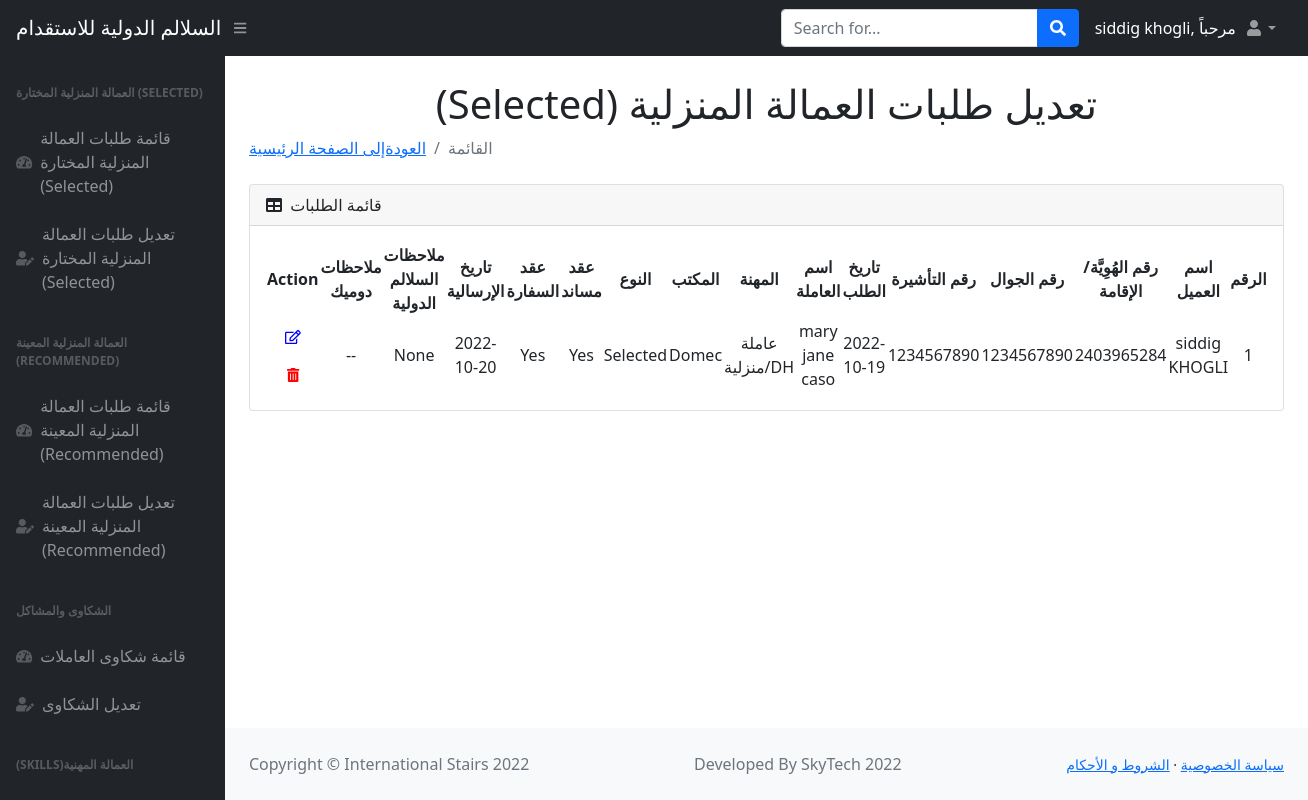
The page /list (signed in) on the database as committed earlier.
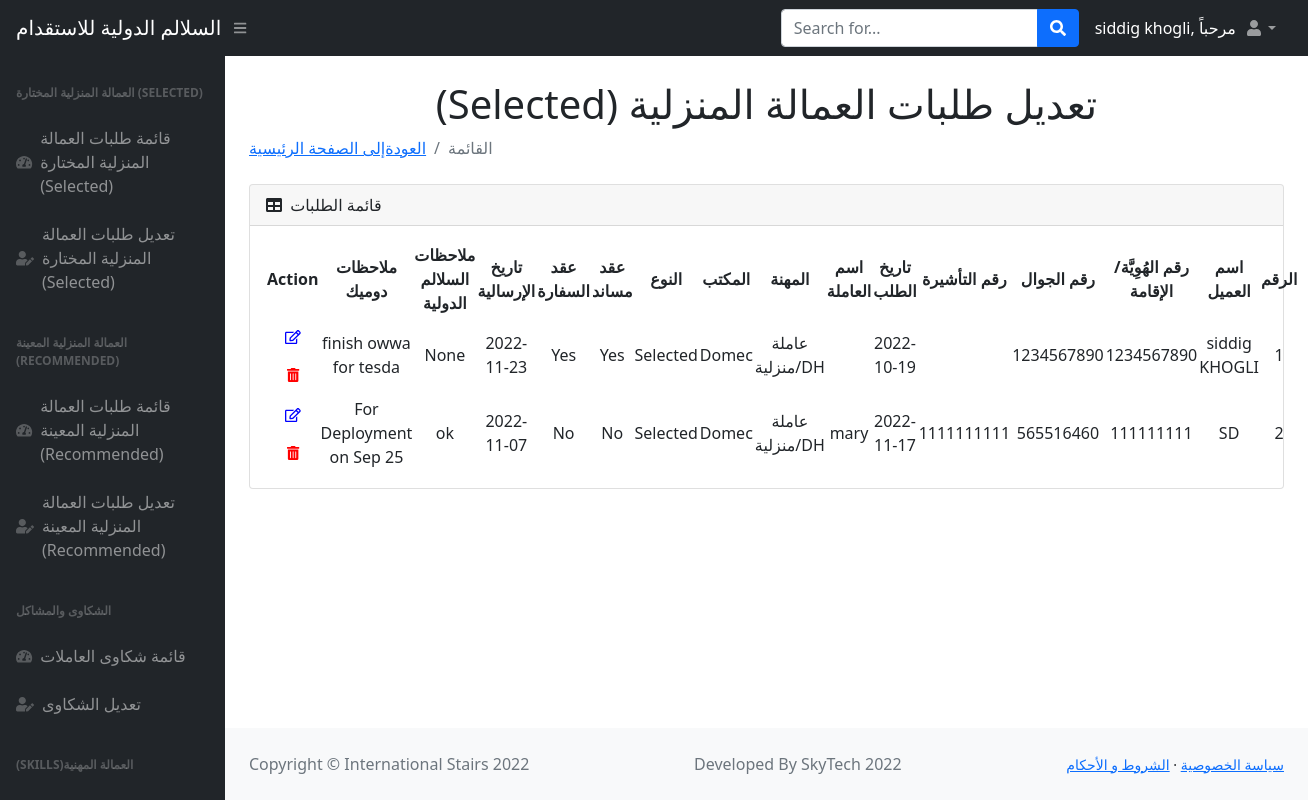
The same page on the database as committed later.
### main.py (models this page shows)
class Users(db.Model):
    __tablename__ = "users"
    id = db.Column(db.Integer, primary_key=True)
    name = db.Column(db.String(250), nullable=False)
    nid_or_iqama = db.Column(db.BIGINT, nullable=False)
    contact_No = db.Column(db.BIGINT, nullable=False)
    visa = db.Column(db.BIGINT, nullable=False)
    request_date = db.Column(db.Date, nullable=False)
    worker_name = db.Column(db.String(250), nullable=False)
    type = db.Column(db.String(250), nullable=False)
    agency = db.Column(db.String(250), nullable=False)
    selected_or_recommended = db.Column(db.String(250), nullable=False)
    musaned = db.Column(db.String(250), nullable=False)
    embassy_contract = db.Column(db.String(250), nullable=False)
    shipment_date = db.Column(db.Date, nullable=False)
    deployment_date = db.Column(db.String(500), nullable=True)  # Salalim Remarks
    status = db.Column(db.String(1000), nullable=False)

### main.py (the view)
@app.route("/list")
def users_list():
    added_users = Users.query.all()
    return render_template("list.html", users=added_users, name=current_user.name)

### main.py (called while the page is built)
@login_manager.user_loader
def load_user(user_id):
    return User.query.get(int(user_id))

### templates/list.html (shortened to what the changed rows need)
<!DOCTYPE html>
<html lang="en">
    <head>
        <link href="https://cdn.jsdelivr.net/npm/simple-datatables@latest/dist/style.css" rel="stylesheet" />
        <link href="static/css/styles.css" rel="stylesheet" />
    </head>
    <body class="sb-nav-fixed">
            <div id="layoutSidenav">
            <div id="layoutSidenav_content">
                <main>
                    <div class="container-fluid px-4">
                        <h1 class="mt-4" style="text-align:center">(Selected) تعديل طلبات العمالة المنزلية </h1>
                        <div class="card mb-4">
                            <div class="card-body">
                                <table id="datatablesSimple">
                                    <thead>
                                        <tr>
                                            <th style="text-align:center;">Action</th>
                                            <th style="text-align:center;">ملاحظات دوميك </th>
                                            <th style="text-align:center;">ملاحظات السلالم الدولية</th>
                                            <th style="text-align:center;">تاريخ الإرسالية</th>
                                             <th style="text-align:center;">عقد السفارة</th>
                                             <th style="text-align:center;">عقد مساند</th>
                                            <th style="text-align:center;">النوع</th>
                                            <th style="text-align:center;">المكتب</th>
                                            <th style="text-align:center;">المهنة</th>
                                            <th style="text-align:center;">اسم العاملة</th>
                                            <th style="text-align:center;">تاريخ الطلب </th>
                                            <th style="text-align:center;">رقم التأشيرة</th>
                                            <th style="text-align:center;">رقم الجوال</th>
                                            <th style="text-align:center;">رقم الهُوِيَّة/الإقامة</th>
                                             <th style="text-align:center;">اسم العميل</th>
                                            <th style="text-align:center;">الرقم</th>
                                        </tr>
                                    </thead>
                                    <tbody>
                                    {% for user in users %}
                                        <tr>
                                            <td style="text-align:center;"> <a href="{{url_for('edit',id=user.id)}}" class="btn" style="color:blue"> <i class="far fa-edit fa-sm" ></i></a>
                                                <a href="{{url_for('delete',id=user.id)}}" class="btn" style="color:red" > <i class="fas fa-trash-alt fa-sm"></i></a>
                                             <td style="text-align:center;">{{user.status}}</td>
                                            <td style="text-align:center;">{{user.deployment_date}}</td>
                                            <td style="text-align:center;">{{user.shipment_date}}</td>
                                            <td style="text-align:center;">{{user.embassy_contract}}</td>
                                            <td style="text-align:center;">{{user.musaned}}  </td>
                                            <td style="text-align:center;">{{user.selected_or_recommended}}</td>
                                            <td style="text-align:center;">{{user.agency}}</td>
                                            <td style="text-align:center;">{{user.type}}</td>
                                             <td style="text-align:center;">{{user.worker_name}}</td>
                                             <td style="text-align:center;">{{user.request_date}}</td>
                                             <td style="text-align:center;">{{user.visa}}</td>
                                             <td style="text-align:center;">{{user.contact_No}}</td>
                                            <td style="text-align:center;">{{user.nid_or_iqama}}</td>
                                             <td style="text-align:center;">{{user.name}}</td>
                                            <td style="text-align:center;">{{user.id}}</td>
                                        </tr>
                                {%endfor%}
                                    </tbody>
                                </table>
                            </div>
                        </div>
                    </div>
                </main>
            </div>
        </div>
    </body>
</html>

Rows that differ between the two databases and show on the page:
changed Users "None": status "--" → "finish owwa for tesda"; shipment_date "2022-10-20" → "2022-11-23"; nid_or_iqama "2403965284" → "1234567890"; worker_name "mary jane caso" → (not shown); visa "1234567890" → (not shown)
added Users: status "For Deployment on Sep 25", deployment_date "ok", shipment_date "2022-11-07", embassy_contract "No", musaned "No", selected_or_recommended "Selected", agency "Domec", type "عاملة منزلية/DH", worker_name "mary", request_date "2022-11-17", visa "1111111111", contact_No "565516460", nid_or_iqama "111111111", name "SD", id "2"
